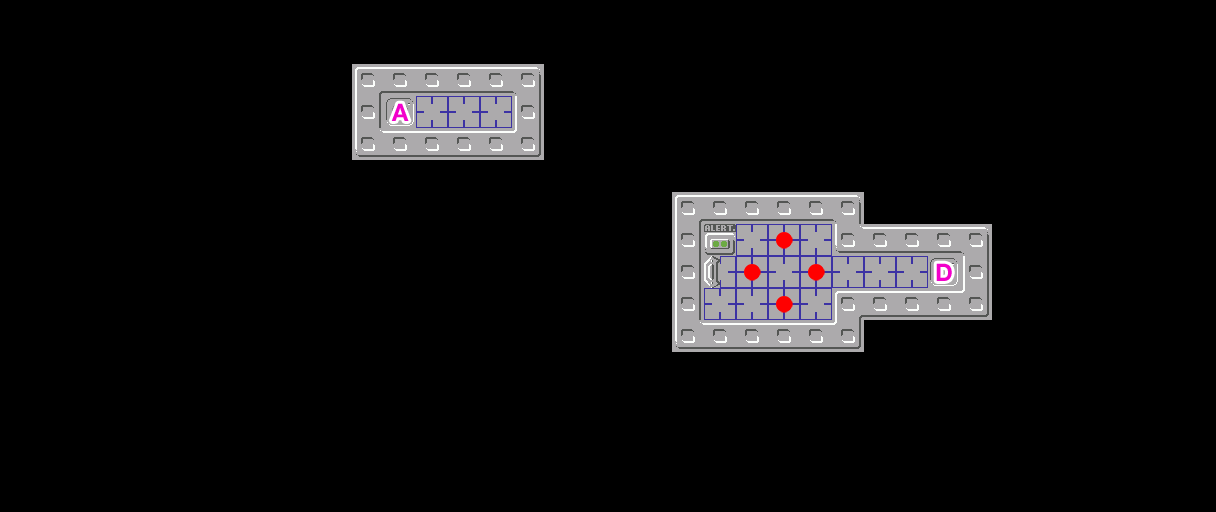

Below is a game level as drawn by its tile map, then a one-line description and the .tmx file that defines it, in full:
An orthogonal 38x16 tile map with 32x32 px tiles, 2 tile layers (tiles, markers).

<map version="1.0" orientation="orthogonal" renderorder="right-up" width="38" height="16" tilewidth="32" tileheight="32" nextobjectid="1">
 <properties>
  <property name="Name" value="Observation" />
 </properties>
 <tileset firstgid="1" source="tiles.tsx" />
 <layer name="tiles" width="38" height="16">
  <data encoding="csv">
0,0,0,0,0,0,0,0,0,0,0,0,0,0,0,0,0,0,0,0,0,0,0,0,0,0,0,0,0,0,0,0,0,0,0,0,0,0,
0,0,0,0,0,0,0,0,0,0,0,0,0,0,0,0,0,0,0,0,0,0,0,0,0,0,0,0,0,0,0,0,0,0,0,0,0,0,
0,0,0,0,0,0,0,0,0,0,0,8,5,5,5,5,7,0,0,0,0,0,0,0,0,0,0,0,0,0,0,0,0,0,0,0,0,0,
0,0,0,0,0,0,0,0,0,0,0,6,4,22,22,22,6,0,0,0,0,0,0,0,0,0,0,0,0,0,0,0,0,0,0,0,0,0,
0,0,0,0,0,0,0,0,0,0,0,9,5,5,5,5,10,0,0,0,0,0,0,0,0,0,0,0,0,0,0,0,0,0,0,0,0,0,
0,0,0,0,0,0,0,0,0,0,0,0,0,0,0,0,0,0,0,0,0,0,0,0,0,0,0,0,0,0,0,0,0,0,0,0,0,0,
0,0,0,0,0,0,0,0,0,0,0,0,0,0,0,0,0,0,0,0,0,8,5,5,5,5,7,0,0,0,0,0,0,0,0,0,0,0,
0,0,0,0,0,0,0,0,0,0,0,0,0,0,0,0,0,0,0,0,0,6,23,22,22,22,9,5,5,5,7,0,0,0,0,0,0,0,
0,0,0,0,0,0,0,0,0,0,0,0,0,0,0,0,0,0,0,0,0,6,19,22,22,22,22,22,22,4,6,0,0,0,0,0,0,0,
0,0,0,0,0,0,0,0,0,0,0,0,0,0,0,0,0,0,0,0,0,6,22,22,22,22,8,5,5,5,10,0,0,0,0,0,0,0,
0,0,0,0,0,0,0,0,0,0,0,0,0,0,0,0,0,0,0,0,0,9,5,5,5,5,10,0,0,0,0,0,0,0,0,0,0,0,
0,0,0,0,0,0,0,0,0,0,0,0,0,0,0,0,0,0,0,0,0,0,0,0,0,0,0,0,0,0,0,0,0,0,0,0,0,0,
0,0,0,0,0,0,0,0,0,0,0,0,0,0,0,0,0,0,0,0,0,0,0,0,0,0,0,0,0,0,0,0,0,0,0,0,0,0,
0,0,0,0,0,0,0,0,0,0,0,0,0,0,0,0,0,0,0,0,0,0,0,0,0,0,0,0,0,0,0,0,0,0,0,0,0,0,
0,0,0,0,0,0,0,0,0,0,0,0,0,0,0,0,0,0,0,0,0,0,0,0,0,0,0,0,0,0,0,0,0,0,0,0,0,0,
0,0,0,0,0,0,0,0,0,0,0,0,0,0,0,0,0,0,0,0,0,0,0,0,0,0,0,0,0,0,0,0,0,0,0,0,0,0
</data>
 </layer>
 <layer name="markers" width="38" height="16">
  <data encoding="csv">
0,0,0,0,0,0,0,0,0,0,0,0,0,0,0,0,0,0,0,0,0,0,0,0,0,0,0,0,0,0,0,0,0,0,0,0,0,0,
0,0,0,0,0,0,0,0,0,0,0,0,0,0,0,0,0,0,0,0,0,0,0,0,0,0,0,0,0,0,0,0,0,0,0,0,0,0,
0,0,0,0,0,0,0,0,0,0,0,0,0,0,0,0,0,0,0,0,0,0,0,0,0,0,0,0,0,0,0,0,0,0,0,0,0,0,
0,0,0,0,0,0,0,0,0,0,0,0,41,0,0,0,0,0,0,0,0,0,0,0,0,0,0,0,0,0,0,0,0,0,0,0,0,0,
0,0,0,0,0,0,0,0,0,0,0,0,0,0,0,0,0,0,0,0,0,0,0,0,0,0,0,0,0,0,0,0,0,0,0,0,0,0,
0,0,0,0,0,0,0,0,0,0,0,0,0,0,0,0,0,0,0,0,0,0,0,0,0,0,0,0,0,0,0,0,0,0,0,0,0,0,
0,0,0,0,0,0,0,0,0,0,0,0,0,0,0,0,0,0,0,0,0,0,0,0,0,0,0,0,0,0,0,0,0,0,0,0,0,0,
0,0,0,0,0,0,0,0,0,0,0,0,0,0,0,0,0,0,0,0,0,0,0,0,33,0,0,0,0,0,0,0,0,0,0,0,0,0,
0,0,0,0,0,0,0,0,0,0,0,0,0,0,0,0,0,0,0,0,0,0,0,33,0,33,0,0,0,44,0,0,0,0,0,0,0,0,
0,0,0,0,0,0,0,0,0,0,0,0,0,0,0,0,0,0,0,0,0,0,0,0,33,0,0,0,0,0,0,0,0,0,0,0,0,0,
0,0,0,0,0,0,0,0,0,0,0,0,0,0,0,0,0,0,0,0,0,0,0,0,0,0,0,0,0,0,0,0,0,0,0,0,0,0,
0,0,0,0,0,0,0,0,0,0,0,0,0,0,0,0,0,0,0,0,0,0,0,0,0,0,0,0,0,0,0,0,0,0,0,0,0,0,
0,0,0,0,0,0,0,0,0,0,0,0,0,0,0,0,0,0,0,0,0,0,0,0,0,0,0,0,0,0,0,0,0,0,0,0,0,0,
0,0,0,0,0,0,0,0,0,0,0,0,0,0,0,0,0,0,0,0,0,0,0,0,0,0,0,0,0,0,0,0,0,0,0,0,0,0,
0,0,0,0,0,0,0,0,0,0,0,0,0,0,0,0,0,0,0,0,0,0,0,0,0,0,0,0,0,0,0,0,0,0,0,0,0,0,
0,0,0,0,0,0,0,0,0,0,0,0,0,0,0,0,0,0,0,0,0,0,0,0,0,0,0,0,0,0,0,0,0,0,0,0,0,0
</data>
 </layer>
</map>
